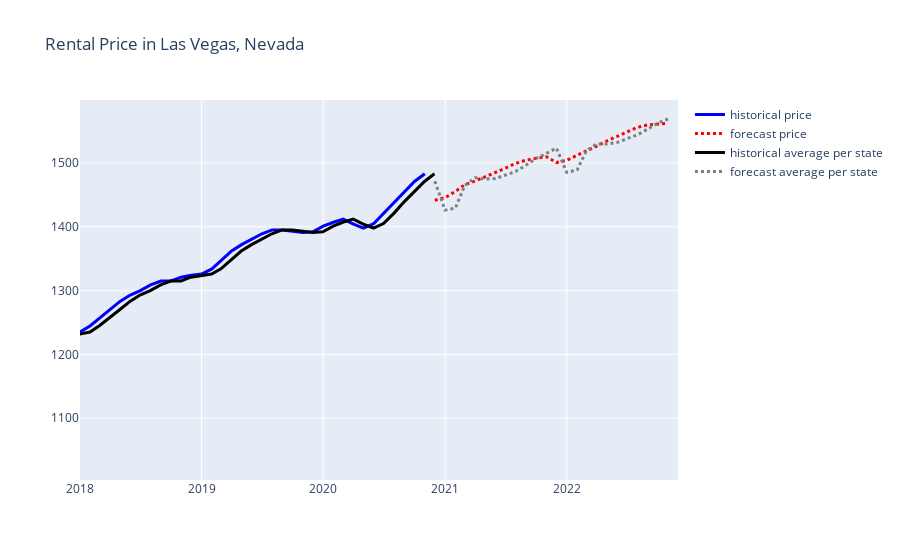

The notebook cell saved with this chart:
### Code cell
city = 'Las Vegas'
state = 'Nevada'
subset_hist = df_cities_historical[df_cities_historical['city'] == city]
subset_avg = avg_hist[avg_hist['state'] == state]
subset_forecast = df_cities[df_cities['city'] == city]
subset_state = df_states[df_states['state'] == state]

fig = px.line(title=f'Rental Price in {city}, {state}')
fig.add_scatter(x=subset_hist.index, y=subset_hist['price'],  name='historical price', mode='lines', line=dict(color='blue', width=3))
fig.add_scatter(x=subset_forecast['date'], y=subset_forecast['price'],  name='forecast price', mode='lines', line=dict(color='red', width=3, dash='dot'))
fig.add_scatter(x=subset_avg['date'], y=subset_avg['price'], name='historical average per state', line=dict(color='black', width=3))
fig.add_scatter(x=subset_state['date'], y=subset_state['price'],  name='forecast average per state', mode='lines', line=dict(color='gray', width=3, dash='dot'))
fig.update_layout(xaxis=dict(range=['2018-01-01','2022-12-01']))
# fig.update_layout(yaxis=dict(range=[1000, 3000]))
fig.show()
